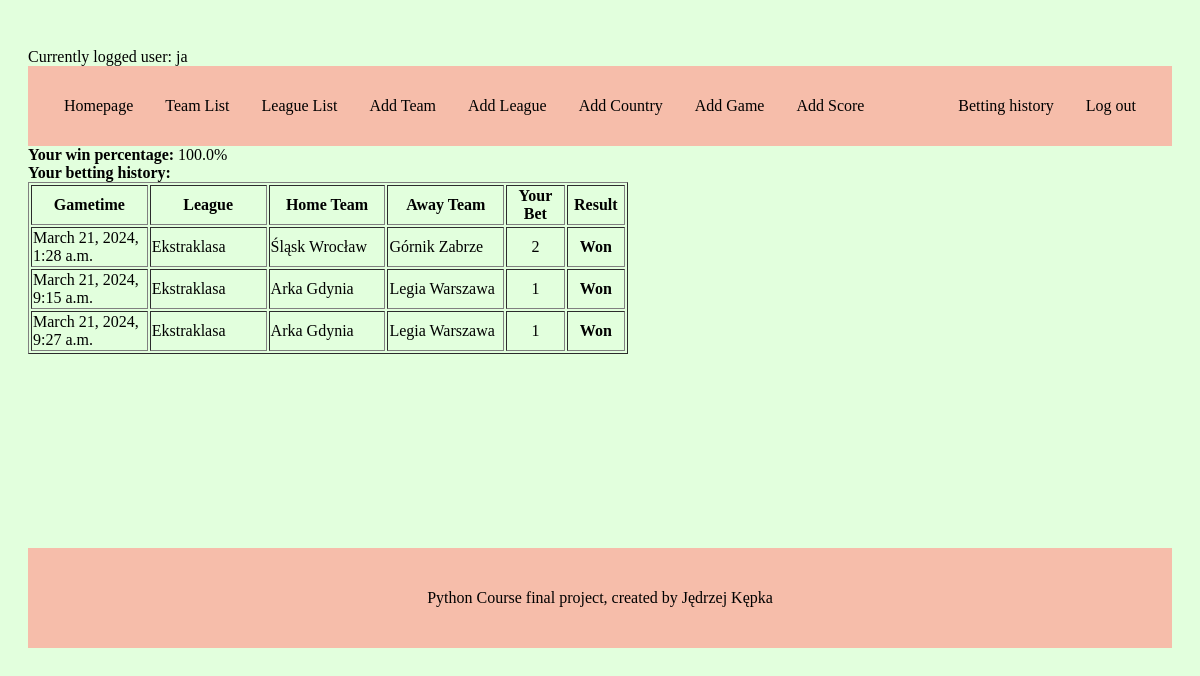
The page /userview/ (signed in) on the database its author committed.
### bettingApp/models.py (models this page shows, shortened)
class Bet(models.Model):
    game = models.ForeignKey(Game, on_delete=models.CASCADE)
    user = models.ForeignKey(User, on_delete=models.CASCADE)
    score = models.IntegerField(choices=CHOICES)

class Game(models.Model):
    league = models.ForeignKey(League, default=None, on_delete=models.CASCADE)
    homeTeam = models.ForeignKey(Team, default=1, related_name='home_games', on_delete=models.CASCADE)
    awayTeam = models.ForeignKey(Team, default=2, related_name='away_games', on_delete=models.CASCADE)
    gametime = models.DateTimeField(null=True, blank=True)
    score = models.IntegerField(choices=CHOICES, default=None, null=True, blank=True)

class League(models.Model):
    name = models.CharField(max_length=50)
    country = models.ForeignKey(Country, default=None, on_delete=models.CASCADE)

class Team(models.Model):
    name = models.CharField(max_length=50)
    league = models.ManyToManyField(League)

### bettingApp/views.py (the view)
# urls.py: path("userview/", views.UserView.as_view(), name="userview"),
class UserView(View):
    def get(self, request):
        user = User.objects.get(username=request.user.username)
        bets = Bet.objects.filter(user=user)
        bets_with_score = Bet.objects.filter(user=user).exclude(score=None)
        games = [bet.game for bet in bets]
        won_bets = []
        lost_bets = []
        for game in games:
            bet = Bet.objects.get(game=game, user=request.user)
            if game.score == bet.score:
                won_bets.append(bet)
            elif game.score is not None and game.score != bet.score:
                lost_bets.append(bet)
        if len(bets) == 0:
            win_percentage = None
        else:
            win_percentage = len(won_bets)/len(bets_with_score) *100
        return render(request, 'userview.html', {'user': user, 'bets':bets, 'won_bets':won_bets, 'lost_bets':lost_bets, 'win_percentage': win_percentage})

### templates/userview.html (shortened to what this page needs)
{% extends 'base.html' %}
{% block content %}
    {% if win_percentage is not None %}
    <strong>Your win percentage:</strong> {{ win_percentage }}% <br>
    {% else %}
    <strong>No bets made yet!</strong>
    {% endif %}
    {% if win_percentage is not None %}
    <strong>Your betting history:</strong>
        <table border="1" width="600">
        <tr>
            <th width="20%" height="10px">Gametime</th>
            <th width="20%" height="10px">League</th>
            <th width="20%" height="10px">Home Team</th>
            <th width="20%" height="10px">Away Team</th>
            <th width="10%" height="10px">Your Bet</th>
            <th width="10%" height="10px">Result</th>
        </tr>
        {% for bet in bets %}
            {% if bet in won_bets %}
            <tr background-color: green>
                <td height="30px">{{ bet.game.gametime }}</td>
                <td height="30px">{{ bet.game.league.name }}</td>
                <td height="30px">{{ bet.game.homeTeam.name }}</td>
                <td height="30px">{{ bet.game.awayTeam.name }}</td>
                <td height="30px" align="center"><form method="post">
                    {{ bet.score }}
                </form></td>
                <td height="30px" align="center"><strong>Won</strong></td>
            </tr>
            {% endif %}
        {% endfor %}
    </table>
    {% endif %}
{% endblock %}

### templates/base.html (shortened to what this page needs)
<!DOCTYPE html>
{% load static %}
<html lang="en">
<head>
    <link href="{% static 'superview2.css' %}" rel="stylesheet">
</head>
<body class="container">
{% if user.is_authenticated %}
    Currently logged user: {{ user.username }}
{% endif %}
<div class="header">
    <ul class="nav">
        <li class="nav"><a href={% url 'home' %}>Homepage</a></li>
        <li class="nav"><a href={% url 'teamlist' %}>Team List</a></li>
        <li class="nav"><a href={% url 'leaguelist' %}>League List</a></li>
        {% if user.is_staff == True %}
        <li class="nav"><a href={% url 'addteam' %}>Add Team</a></li>
        <li class="nav"><a href={% url 'addleague' %}>Add League</a></li>
        <li class="nav"><a href={% url 'addcountry' %}>Add Country</a></li>
        <li class="nav"><a href={% url 'addgame' %}>Add Game</a></li>
        <li class="nav"><a href={% url 'addscore' %}>Add Score</a></li>
        {% endif %}
    </ul>
    <ul class="nav">
        {% if user.is_authenticated %}
            <li class="nav"><a href="{% url 'userview' %}">Betting history</a></li>
            <li class="nav"><a href="{% url 'logout' %}">Log out</a> </li>
        {% else %}
            <li class="nav"><a href="{% url 'createuser' %}">Create new user</a> </li>
            <li class="nav"><a href="{% url 'login' %}">Log in</a> </li>
        {% endif %}
    </ul>
</div>
<div class="cont">{% block content %} {% endblock %}</div>
<div class="footer">{{ data }} Python Course final project, created by Jędrzej Kępka </div>
</body>
</html>

### bettingApp/static/superview2.css (style rules this page uses)
ul.nav { list-style-type: none; margin: 0; padding: 0; overflow: hidden; background-color: #f6bdaa; }
li.nav { float: left; }
li.nav a { display: block; color: #000; text-align: center; padding: 14px 16px; text-decoration: none; transition: background-color 0.3s; }
.header { height: 40px; background-color: #f6bdaa; display: flex; justify-content: space-between; align-items: center; padding: 20px; }
.footer { height: 100px; text-align: center; background-color: #f6bdaa; line-height: 100px; margin-top: auto; }
.container { display: flex; flex-direction: column; min-height: calc(100vh - 200px); background-color: rgba(213, 255, 205, 0.68); padding: 40px 20px; }

### rows shown on the page
Bet: game.gametime "March 21, 2024, 1:28 a.m.", game.league.name "Ekstraklasa", game.homeTeam.name "Śląsk Wrocław", game.awayTeam.name "Górnik Zabrze", score "2"
Bet: game.gametime "March 21, 2024, 9:15 a.m.", game.league.name "Ekstraklasa", game.homeTeam.name "Arka Gdynia", game.awayTeam.name "Legia Warszawa", score "1"
Bet: game.gametime "March 21, 2024, 9:27 a.m.", game.league.name "Ekstraklasa", game.homeTeam.name "Arka Gdynia", game.awayTeam.name "Legia Warszawa", score "1"

### other values the page prints
{{ user.username }} "ja"
{{ win_percentage }} "100.0"
